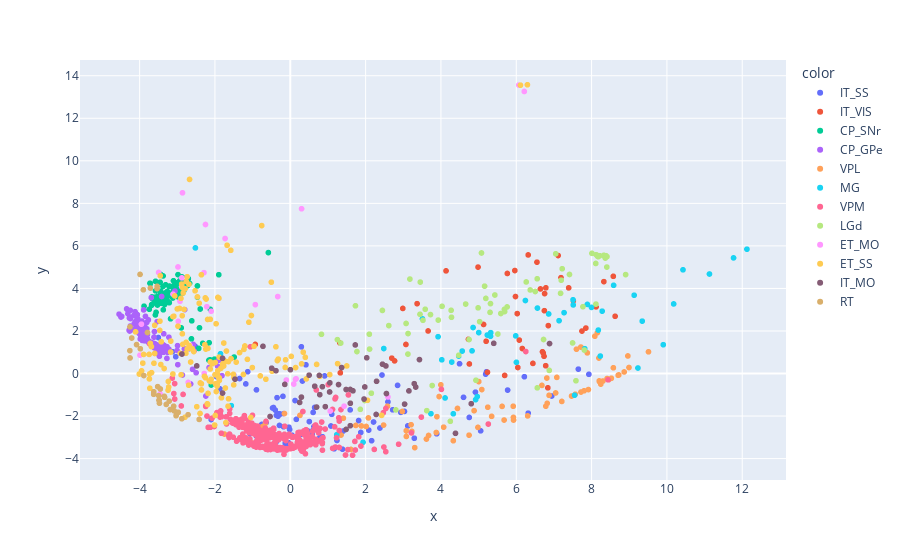

Notebook source saved alongside this figure:
### Code cell
fig=px.scatter(x=x_pca[:,0],y=x_pca[:,1],color=data_2['label'],color_discrete_sequence=px.colors.qualitative.Plotly+px.colors.qualitative.Antique)
fig.show()
# plt.figure(figsize=(10,10))
# sns.scatterplot(x=x_pca[:,0],y=x_pca[:,1],hue = data_2['label'],palette=sns.color_palette("husl", 11))
# train = pd.DataFrame({'x0':x[0], 'x1':x[1], 'label':y} for x,y in zip(x_pca, data['label']))
